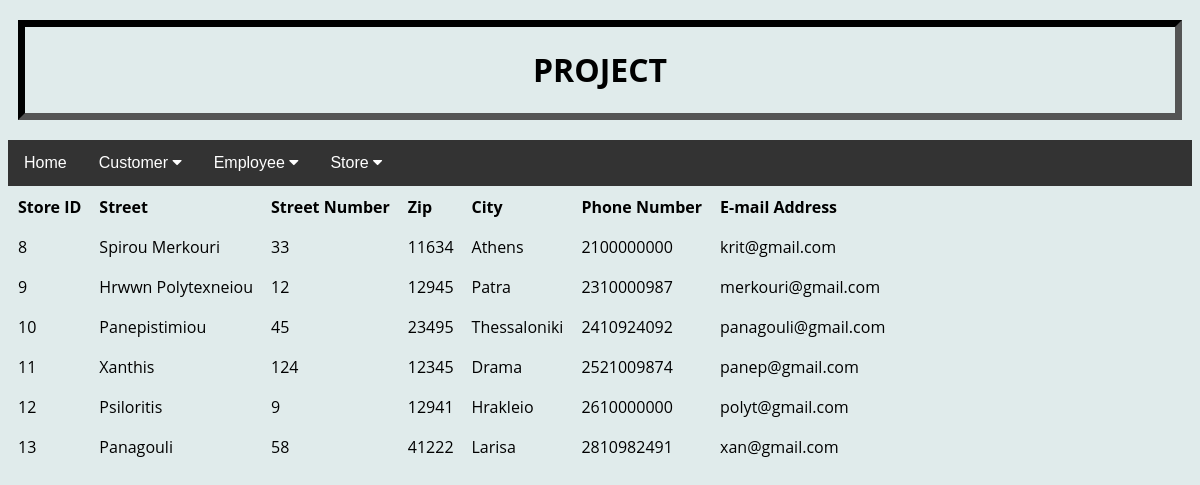
Screenshot of /php/viewStores.php with the database file from the repository.
### tables this page shows
CREATE TABLE `Store` (
  `Store_ID` int(20) NOT NULL,
  `Street` varchar(30) NOT NULL,
  `Street_Number` int(20) UNSIGNED DEFAULT NULL,
  `Postal_Code` int(20) UNSIGNED DEFAULT NULL,
  `City` varchar(30) NOT NULL
);

CREATE TABLE `Phone_Number` (
  `Store_ID` int(20) NOT NULL,
  `Phone_Number` varchar(30) NOT NULL
);

CREATE TABLE `Email_Address` (
  `Store_ID` int(20) NOT NULL,
  `Email_Address` varchar(50) DEFAULT NULL
);

### php/viewStores.php (the view, shortened to what this page needs)
<html>
<head>
<link rel="stylesheet" href="https://cdnjs.cloudflare.com/ajax/libs/font-awesome/4.7.0/css/font-awesome.min.css">
</head>
<body>
<div id="logo">
    <h1>PROJECT</h1>
</div>
<?php
require_once('../root/connect.php');
$query = "SELECT Store_ID, Street, Street_Number, Postal_Code, City FROM Store";
$query1 = "SELECT Phone_Number FROM Phone_Number";
$query2 = "SELECT Email_Address FROM Email_Address";
$response = @mysqli_query($dbc, $query);
$response1 = @mysqli_query($dbc, $query1);
$response2 = @mysqli_query($dbc, $query2);
if($response && $response1 && $response2){
    echo '<table align = "left" cellscpacing = "5" cellpadding = "8">
        <tr><td align="left"><b>Store ID</b></td>
        <td align="left"><b>Street</b></td>
        <td align="left"><b>Street Number</b></td>
        <td align="left"><b>Zip</b></td>
        <td align="left"><b>City</b></td>
        <td align="left"><b>Phone Number</b></td>
        <td align="left"><b>E-mail Address</b></td></tr>';
    while(($row = mysqli_fetch_array($response)) && ($row1 = mysqli_fetch_array($response1)) && ($row2 = mysqli_fetch_array($response2))){
            echo '<tr><td align="left">' .
            $row['Store_ID'] . '</td><td align="left">' .
            $row['Street'] . '</td><td align="left">' .
            $row['Street_Number'] . '</td><td align="left">' .
            $row['Postal_Code'] . '</td><td align="left">' .
            $row['City'] . '</td><td align="left">' .
            $row1['Phone_Number'] . '</td><td align="left">' .
            $row2['Email_Address'] . '</td>';
        echo '</tr>';
    }
    echo '</table>';
}
else {
    echo "Couldn't issue database query<br />";
    echo mysqli_error($dbc);
}
?>
</body>
</html>

### rows the page displays
email_address: Email_Address "krit@gmail.com"
store: Store_ID "8", Street "Spirou Merkouri", Street_Number "33", Postal_Code "11634", City "Athens"
phone_number: Phone_Number "2100000000"
email_address: Email_Address "merkouri@gmail.com"
store: Store_ID "9", Street "Hrwwn Polytexneiou", Street_Number "12", Postal_Code "12945", City "Patra"
phone_number: Phone_Number "2310000987"
email_address: Email_Address "panagouli@gmail.com"
store: Store_ID "10", Street "Panepistimiou", Street_Number "45", Postal_Code "23495", City "Thessaloniki"
phone_number: Phone_Number "2410924092"
email_address: Email_Address "panep@gmail.com"
store: Store_ID "11", Street "Xanthis", Street_Number "124", Postal_Code "12345", City "Drama"
phone_number: Phone_Number "2521009874"
email_address: Email_Address "polyt@gmail.com"
store: Store_ID "12", Street "Psiloritis", Street_Number "9", Postal_Code "12941", City "Hrakleio"
phone_number: Phone_Number "2610000000"
email_address: Email_Address "xan@gmail.com"
store: Store_ID "13", Street "Panagouli", Street_Number "58", Postal_Code "41222", City "Larisa"
phone_number: Phone_Number "2810982491"
